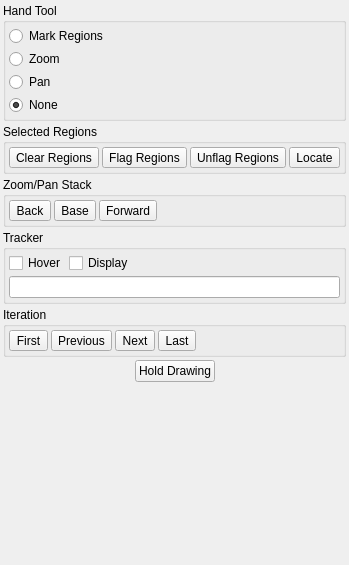
<ui version="4.0" >
 <class>ToolsTab</class>
 <widget class="QWidget" name="ToolsTab" >
  <property name="geometry" >
   <rect>
    <x>0</x>
    <y>0</y>
    <width>275</width>
    <height>565</height>
   </rect>
  </property>
  <property name="sizePolicy" >
   <sizepolicy vsizetype="Preferred" hsizetype="Maximum" >
    <horstretch>0</horstretch>
    <verstretch>0</verstretch>
   </sizepolicy>
  </property>
  <property name="maximumSize" >
   <size>
    <width>275</width>
    <height>16777215</height>
   </size>
  </property>
  <property name="windowTitle" >
   <string>PlotMS Tools Tab</string>
  </property>
  <layout class="QVBoxLayout" >
   <property name="spacing" >
    <number>3</number>
   </property>
   <property name="leftMargin" >
    <number>3</number>
   </property>
   <property name="topMargin" >
    <number>3</number>
   </property>
   <property name="rightMargin" >
    <number>3</number>
   </property>
   <property name="bottomMargin" >
    <number>3</number>
   </property>
   <item>
    <widget class="QGroupBox" name="handBox" >
     <property name="title" >
      <string>Hand Tool</string>
     </property>
     <layout class="QVBoxLayout" >
      <property name="spacing" >
       <number>3</number>
      </property>
      <property name="leftMargin" >
       <number>3</number>
      </property>
      <property name="topMargin" >
       <number>3</number>
      </property>
      <property name="rightMargin" >
       <number>3</number>
      </property>
      <property name="bottomMargin" >
       <number>3</number>
      </property>
      <item>
       <widget class="QRadioButton" name="handMarkRegions" >
        <property name="text" >
         <string>Mark Regions</string>
        </property>
        <property name="icon" >
         <iconset resource="PlotMSPlotter.qrc" >:/actions/images/mark.png</iconset>
        </property>
       </widget>
      </item>
      <item>
       <widget class="QRadioButton" name="handZoom" >
        <property name="text" >
         <string>Zoom</string>
        </property>
        <property name="icon" >
         <iconset resource="PlotMSPlotter.qrc" >:/actions/images/zoom.png</iconset>
        </property>
       </widget>
      </item>
      <item>
       <widget class="QRadioButton" name="handPan" >
        <property name="text" >
         <string>Pan</string>
        </property>
        <property name="icon" >
         <iconset resource="PlotMSPlotter.qrc" >:/actions/images/pan.png</iconset>
        </property>
       </widget>
      </item>
      <item>
       <widget class="QRadioButton" name="handNone" >
        <property name="text" >
         <string>None</string>
        </property>
        <property name="checked" >
         <bool>true</bool>
        </property>
       </widget>
      </item>
     </layout>
    </widget>
   </item>
   <item>
    <widget class="QGroupBox" name="regionsBox" >
     <property name="title" >
      <string>Selected Regions</string>
     </property>
     <layout class="QHBoxLayout" >
      <property name="spacing" >
       <number>3</number>
      </property>
      <property name="leftMargin" >
       <number>3</number>
      </property>
      <property name="topMargin" >
       <number>3</number>
      </property>
      <property name="rightMargin" >
       <number>3</number>
      </property>
      <property name="bottomMargin" >
       <number>3</number>
      </property>
      <item>
       <widget class="QToolButton" name="regionsClear" >
        <property name="toolTip" >
         <string>Clear Regions</string>
        </property>
        <property name="text" >
         <string>Clear Regions</string>
        </property>
        <property name="icon" >
         <iconset resource="PlotMSPlotter.qrc" >:/actions/images/clear.png</iconset>
        </property>
       </widget>
      </item>
      <item>
       <widget class="QToolButton" name="regionsFlag" >
        <property name="toolTip" >
         <string>Flag Regions</string>
        </property>
        <property name="text" >
         <string>Flag Regions</string>
        </property>
        <property name="icon" >
         <iconset resource="PlotMSPlotter.qrc" >:/actions/images/flag.png</iconset>
        </property>
       </widget>
      </item>
      <item>
       <widget class="QToolButton" name="regionsUnflag" >
        <property name="toolTip" >
         <string>Unflag Regions</string>
        </property>
        <property name="text" >
         <string>Unflag Regions</string>
        </property>
        <property name="icon" >
         <iconset resource="PlotMSPlotter.qrc" >:/actions/images/unflag.png</iconset>
        </property>
       </widget>
      </item>
      <item>
       <widget class="QToolButton" name="regionsLocate" >
        <property name="toolTip" >
         <string>Locate</string>
        </property>
        <property name="text" >
         <string>Locate</string>
        </property>
        <property name="icon" >
         <iconset resource="PlotMSPlotter.qrc" >:/actions/images/locate.png</iconset>
        </property>
       </widget>
      </item>
      <item>
       <spacer>
        <property name="orientation" >
         <enum>Qt::Horizontal</enum>
        </property>
        <property name="sizeHint" >
         <size>
          <width>40</width>
          <height>20</height>
         </size>
        </property>
       </spacer>
      </item>
     </layout>
    </widget>
   </item>
   <item>
    <widget class="QGroupBox" name="stackBox" >
     <property name="title" >
      <string>Zoom/Pan Stack</string>
     </property>
     <layout class="QHBoxLayout" >
      <property name="spacing" >
       <number>3</number>
      </property>
      <property name="leftMargin" >
       <number>3</number>
      </property>
      <property name="topMargin" >
       <number>3</number>
      </property>
      <property name="rightMargin" >
       <number>3</number>
      </property>
      <property name="bottomMargin" >
       <number>3</number>
      </property>
      <item>
       <widget class="QToolButton" name="stackBack" >
        <property name="toolTip" >
         <string>Back</string>
        </property>
        <property name="text" >
         <string>Back</string>
        </property>
        <property name="icon" >
         <iconset resource="PlotMSPlotter.qrc" >:/actions/images/stack_back.png</iconset>
        </property>
       </widget>
      </item>
      <item>
       <widget class="QToolButton" name="stackBase" >
        <property name="toolTip" >
         <string>Base</string>
        </property>
        <property name="text" >
         <string>Base</string>
        </property>
        <property name="icon" >
         <iconset resource="PlotMSPlotter.qrc" >:/actions/images/stack_base.png</iconset>
        </property>
       </widget>
      </item>
      <item>
       <widget class="QToolButton" name="stackForward" >
        <property name="toolTip" >
         <string>Forward</string>
        </property>
        <property name="text" >
         <string>Forward</string>
        </property>
        <property name="icon" >
         <iconset resource="PlotMSPlotter.qrc" >:/actions/images/stack_forward.png</iconset>
        </property>
       </widget>
      </item>
      <item>
       <spacer>
        <property name="orientation" >
         <enum>Qt::Horizontal</enum>
        </property>
        <property name="sizeHint" >
         <size>
          <width>40</width>
          <height>20</height>
         </size>
        </property>
       </spacer>
      </item>
     </layout>
    </widget>
   </item>
   <item>
    <widget class="QGroupBox" name="trackerBox" >
     <property name="title" >
      <string>Tracker</string>
     </property>
     <layout class="QVBoxLayout" >
      <property name="spacing" >
       <number>3</number>
      </property>
      <property name="leftMargin" >
       <number>3</number>
      </property>
      <property name="topMargin" >
       <number>3</number>
      </property>
      <property name="rightMargin" >
       <number>3</number>
      </property>
      <property name="bottomMargin" >
       <number>3</number>
      </property>
      <item>
       <layout class="QHBoxLayout" >
        <property name="spacing" >
         <number>3</number>
        </property>
        <item>
         <widget class="QCheckBox" name="trackerHover" >
          <property name="text" >
           <string>Hover</string>
          </property>
         </widget>
        </item>
        <item>
         <widget class="QCheckBox" name="trackerDisplay" >
          <property name="text" >
           <string>Display</string>
          </property>
         </widget>
        </item>
        <item>
         <spacer>
          <property name="orientation" >
           <enum>Qt::Horizontal</enum>
          </property>
          <property name="sizeHint" >
           <size>
            <width>40</width>
            <height>20</height>
           </size>
          </property>
         </spacer>
        </item>
       </layout>
      </item>
      <item>
       <widget class="QLineEdit" name="trackerEdit" >
        <property name="readOnly" >
         <bool>true</bool>
        </property>
       </widget>
      </item>
     </layout>
    </widget>
   </item>
   <item>
    <widget class="QGroupBox" name="iterationBox" >
     <property name="title" >
      <string>Iteration</string>
     </property>
     <layout class="QHBoxLayout" >
      <property name="spacing" >
       <number>3</number>
      </property>
      <property name="leftMargin" >
       <number>3</number>
      </property>
      <property name="topMargin" >
       <number>3</number>
      </property>
      <property name="rightMargin" >
       <number>3</number>
      </property>
      <property name="bottomMargin" >
       <number>3</number>
      </property>
      <item>
       <widget class="QToolButton" name="iterationFirst" >
        <property name="toolTip" >
         <string>First</string>
        </property>
        <property name="text" >
         <string>First</string>
        </property>
        <property name="icon" >
         <iconset resource="PlotMSPlotter.qrc" >:/actions/images/first.png</iconset>
        </property>
       </widget>
      </item>
      <item>
       <widget class="QToolButton" name="iterationPrev" >
        <property name="toolTip" >
         <string>Previous</string>
        </property>
        <property name="text" >
         <string>Previous</string>
        </property>
        <property name="icon" >
         <iconset resource="PlotMSPlotter.qrc" >:/actions/images/prev.png</iconset>
        </property>
       </widget>
      </item>
      <item>
       <widget class="QToolButton" name="iterationNext" >
        <property name="toolTip" >
         <string>Next</string>
        </property>
        <property name="text" >
         <string>Next</string>
        </property>
        <property name="icon" >
         <iconset resource="PlotMSPlotter.qrc" >:/actions/images/next.png</iconset>
        </property>
       </widget>
      </item>
      <item>
       <widget class="QToolButton" name="iterationLast" >
        <property name="toolTip" >
         <string>Last</string>
        </property>
        <property name="text" >
         <string>Last</string>
        </property>
        <property name="icon" >
         <iconset resource="PlotMSPlotter.qrc" >:/actions/images/last.png</iconset>
        </property>
       </widget>
      </item>
      <item>
       <spacer>
        <property name="orientation" >
         <enum>Qt::Horizontal</enum>
        </property>
        <property name="sizeHint" >
         <size>
          <width>40</width>
          <height>20</height>
         </size>
        </property>
       </spacer>
      </item>
     </layout>
    </widget>
   </item>
   <item>
    <layout class="QHBoxLayout" >
     <property name="spacing" >
      <number>0</number>
     </property>
     <item>
      <spacer>
       <property name="orientation" >
        <enum>Qt::Horizontal</enum>
       </property>
       <property name="sizeHint" >
        <size>
         <width>40</width>
         <height>20</height>
        </size>
       </property>
      </spacer>
     </item>
     <item>
      <widget class="QPushButton" name="holdReleaseDrawing" >
       <property name="text" >
        <string>Hold Drawing</string>
       </property>
       <property name="checkable" >
        <bool>true</bool>
       </property>
      </widget>
     </item>
     <item>
      <spacer>
       <property name="orientation" >
        <enum>Qt::Horizontal</enum>
       </property>
       <property name="sizeHint" >
        <size>
         <width>40</width>
         <height>20</height>
        </size>
       </property>
      </spacer>
     </item>
    </layout>
   </item>
   <item>
    <spacer>
     <property name="orientation" >
      <enum>Qt::Vertical</enum>
     </property>
     <property name="sizeHint" >
      <size>
       <width>20</width>
       <height>111</height>
      </size>
     </property>
    </spacer>
   </item>
  </layout>
 </widget>
 <resources>
  <include location="PlotMSPlotter.qrc" />
 </resources>
 <connections/>
</ui>
